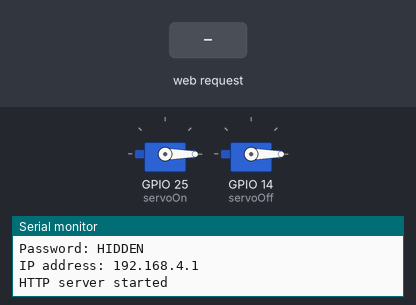
A sketch run on a simulated ESP32. Shown: 2 × servo, the last lines printed to the serial monitor. The inputs (shaded band) are chosen by the test bench.

Above: at 1.7 s.
1.8 s: HTTP request GET /on received
At 1.95 s:
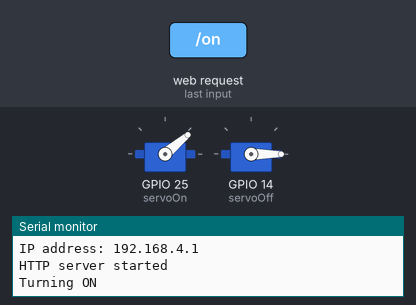
3.6 s: HTTP request GET /off received
At 3.75 s:
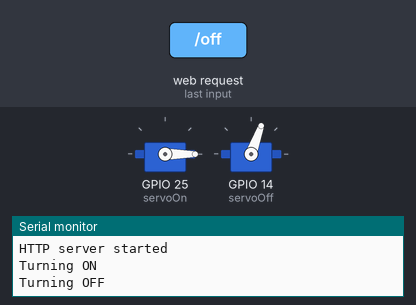
Timing chart, 0 to 6.6 s (numbered marks = the images above; inputs shaded):
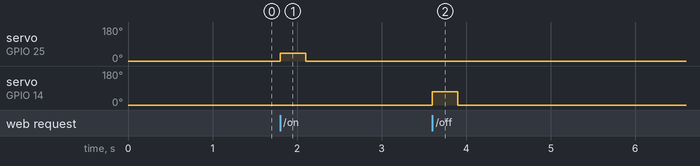

The sketch:

smartswitch_V2.ino
```cpp
#include <WiFi.h>
#include <WebServer.h>
#include <ESP32Servo.h>

WebServer server(80);
Servo servoOn;
Servo servoOff;

// Store HTML in flash memory (saves RAM)
const char htmlPage[] PROGMEM = R"rawliteral(
<!DOCTYPE html>
<html>
<head>
  <meta name="viewport" content="width=device-width, initial-scale=1">
  <title>IoT Power Control</title>
  <style>
    body {
      margin: 0; height: 100vh; display: flex; flex-direction: column;
      justify-content: center; align-items: center; font-family: sans-serif;
      background-color: #3B1919; color: white; transition: background 0.4s;
    }
    h1 { margin-bottom: 30px; text-align: center; }
    .btn {
      width: 150px; height: 150px; border-radius: 50%; border: none;
      font-size: 2rem; cursor: pointer; display: flex; align-items: center;
      justify-content: center; color: white; transition: 0.3s;
      box-shadow: 0 6px 12px rgba(0,0,0,0.3);
    }
    .on { background: #253322; box-shadow: 0 0 20px rgba(0,255,0,0.6); }
    .off { background: #5B2B2C; box-shadow: 0 0 20px rgba(255,0,0,0.5); }
    .status { margin-top: 20px; padding: 8px 16px; border-radius: 8px;
      background: rgba(0,0,0,0.3); }
  </style>
</head>
<body>
  <h1>Bedroom Light Control</h1>
  <button id="power" class="btn off">OFF</button>
  <div id="status" class="status">Device is OFF</div>
  <script>
    let isOn = false;
const btn = document.getElementById("power");
const status = document.getElementById("status");

function updateUI() {
  if (isOn) {
    btn.textContent = "ON";
    btn.className = "btn on";
    document.body.style.background = "#212822";
    status.textContent = "Device is ON";
  } else {
    btn.textContent = "OFF";
    btn.className = "btn off";
    document.body.style.background = "#3B1919";
    status.textContent = "Device is OFF";
  }
}

btn.onclick = () => {
  isOn = !isOn;
  updateUI();
  fetch(isOn ? "/on" : "/off");
};

// Just set the UI once on page load, no servo command
updateUI();

  </script>
</body>
</html>
)rawliteral";

void handleRoot() {
  server.send_P(200, "text/html", htmlPage);
}

void handleOn() {
  Serial.println("Turning ON");
  servoOn.write(40);
  delay(300);
  servoOn.write(0);
  server.send(200, "text/plain", "ON");
}

void handleOff() {
  Serial.println("Turning OFF");
  servoOff.write(70);
  delay(300);
  servoOff.write(0);
  server.send(200, "text/plain", "OFF");
}

void setup() {
  Serial.begin(115200);
  delay(500);

  // Attach two servos
  servoOn.attach(25);   // Servo for ON
  servoOff.attach(14);  // Servo for OFF

  servoOn.write(0);
  servoOff.write(0);

  const char* ssid = "Bedroom_Light";
  const char* password = "HIDDEN";

  WiFi.softAP(ssid, password);
  WiFi.setTxPower(WIFI_POWER_19_5dBm);

  Serial.println("Access Point started");
  Serial.print("SSID: "); Serial.println(ssid);
  Serial.print("Password: "); Serial.println(password);
  Serial.print("IP address: "); Serial.println(WiFi.softAPIP());

  server.on("/", handleRoot);
  server.on("/on", handleOn);
  server.on("/off", handleOff);

  server.begin();
  Serial.println("HTTP server started");
}

void loop() {
  server.handleClient();
}
```

Measured:
- after the input at 1.8 s, servo on GPIO 25 (servoOn): 0° → 40° at once, → 0° 0.30 s later
- after the input at 3.6 s, servo on GPIO 14 (servoOff): 0° → 70° at once, → 0° 0.30 s later
